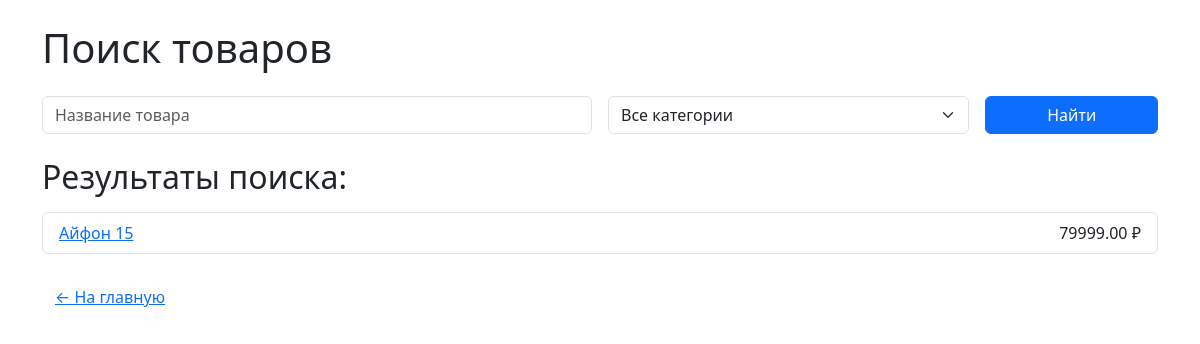
The app's page /search/, older data.
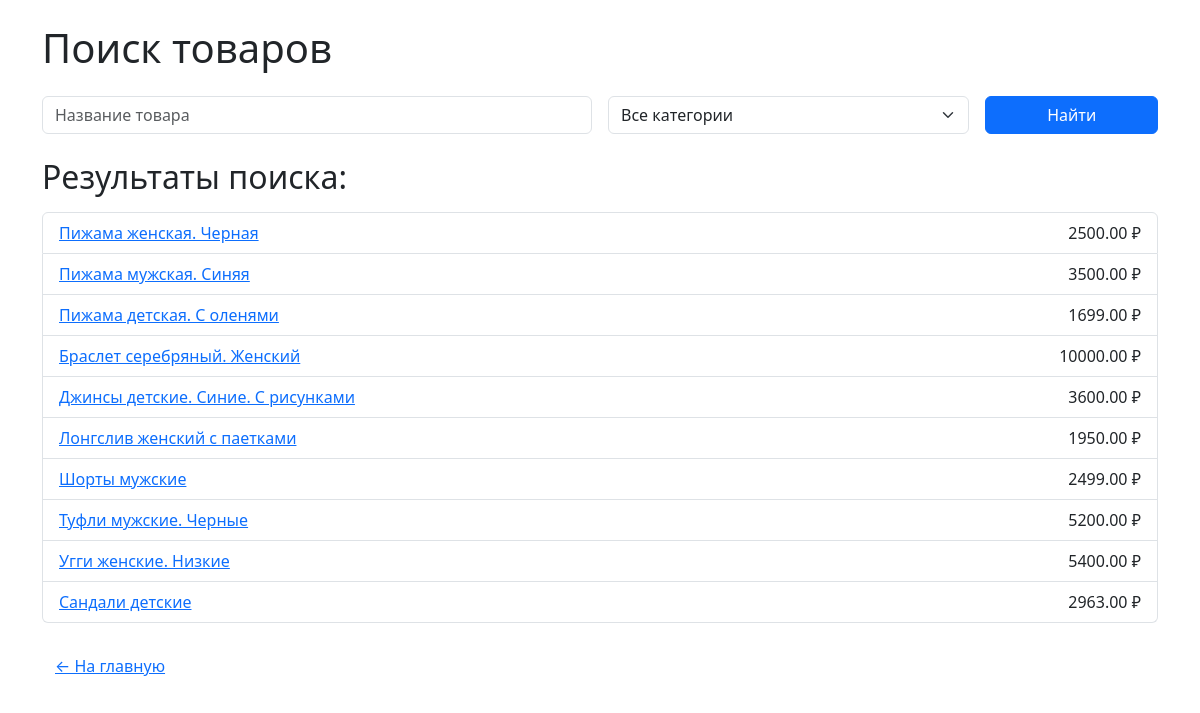
The same page, newer data.
### shop/models.py (models this page shows, shortened)
class Product(models.Model):
    GENDER_CHOICES = [
        ('male', 'Мужской'),
        ('female', 'Женский'),
        ('kids', 'Детский'),
    ]
    name = models.CharField(max_length=200, verbose_name="Название товара")
    description = models.TextField(blank=True, verbose_name="Описание товара")
    price = models.DecimalField(max_digits=10, decimal_places=2, verbose_name="Цена")
    category = models.ForeignKey(ProductCategory, on_delete=models.CASCADE, related_name="products", verbose_name="Категория")
    stock_quantity = models.PositiveIntegerField(verbose_name="Количество на складе")
    image = models.ImageField(upload_to='product_images/', blank=True, null=True, verbose_name="Изображение")
    gender = models.CharField(max_length=10, choices=GENDER_CHOICES, default='unisex', verbose_name="Пол")
    created_by = models.ForeignKey(User, on_delete=models.SET_NULL, null=True, verbose_name="Создатель")
    brand = models.CharField(max_length=100, verbose_name="Бренд", default='UnknownBrand')
    size = models.CharField(max_length=50, verbose_name="Размер", default='Unknown')
    class Meta:
        verbose_name = "Товар"
        verbose_name_plural = "Товары"

### shop/views.py (the view)
# urls.py: path('search/', views.product_search, name='product_search'),
def product_search(request):
    query = request.GET.get('query', '')
    category_id = request.GET.get('category')
    products = Product.objects.all()
    if query:
        products = products.filter(name__icontains=query)
    if category_id:
        products = products.filter(category_id=category_id)
    return render(request, 'product_search.html', {'products': products, 'query': query})

### shop/templates/product_search.html (shortened to what this page needs)
<!DOCTYPE html>
<html lang="ru">
<head>
    <link href="https://cdn.jsdelivr.net/npm/bootstrap@5.3.0/dist/css/bootstrap.min.css" rel="stylesheet">
</head>
<body>
<div class="container py-4">
    <h1 class="mb-4">Поиск товаров</h1>
    <form method="get" action="{% url 'shop:product_search' %}" class="row g-3 mb-4">
        <div class="col-md-6">
            <input
                type="text"
                name="query"
                class="form-control"
                placeholder="Название товара"
                value="{{ query }}">
        </div>
        <div class="col-md-4">
            <select name="category" class="form-select">
                <option value="">Все категории</option>
            </select>
        </div>
        <div class="col-md-2">
            <button type="submit" class="btn btn-primary w-100">Найти</button>
        </div>
    </form>
    <h2 class="mb-3">Результаты поиска:</h2>
    <ul class="list-group">
        {% for product in products %}
            <li class="list-group-item d-flex justify-content-between align-items-center">
                <a href="{% url 'shop:product_detail' product.id %}">{{ product.name }}</a>
                <span>{{ product.price }} ₽</span>
            </li>
        {% empty %}
            <li class="list-group-item">Товары не найдены.</li>
        {% endfor %}
    </ul>
    <a href="{% url 'shop:home' %}" class="btn btn-link mt-4">← На главную</a>
</div>
</body>
</html>

Row changes from the older to the newer data that the page shows:
removed Product: name "Айфон 15", price "79999.00"
added Product: name "Пижама женская. Черная", price "2500.00"
added Product: name "Пижама мужская. Синяя", price "3500.00"
added Product: name "Пижама детская. С оленями", price "1699.00"
added Product: name "Браслет серебряный. Женский", price "10000.00"
added Product: name "Джинсы детские. Синие. С рисунками", price "3600.00"
added Product: name "Лонгслив женский с паетками", price "1950.00"
added Product: name "Шорты мужские", price "2499.00"
added Product: name "Туфли мужские. Черные", price "5200.00"
added Product: name "Угги женские. Низкие", price "5400.00"
added Product: name "Сандали детские", price "2963.00"
